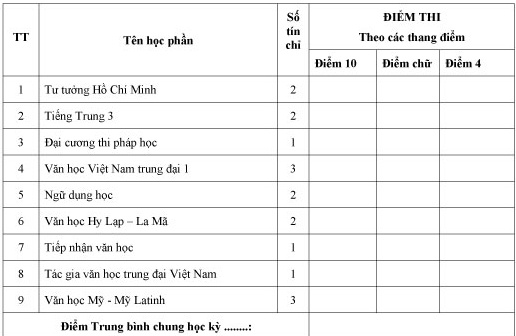
#> input picture src/library/craft/test.jpg, 516 x 336 px
$ python dewarp.py craft/test.jpg
#> lines starting #> are read from the running program, lines starting #| are printed output that depends on the picture; after the words box and inside, x2 and y2 are one past the last pixel; in counts of white or black regions, pixels touching at a corner belong together
import os
import sys
import datetime
import cv2
from PIL import Image
import numpy as np
import scipy.optimize

PAGE_MARGIN_X = 50  # reduced px to ignore near L/R edge
PAGE_MARGIN_Y = 20  # reduced px to ignore near T/B edge

OUTPUT_ZOOM = 1.0  # how much to zoom output relative to *original* image
OUTPUT_DPI = 300  # just affects stated DPI of PNG, not appearance
REMAP_DECIMATE = 16  # downscaling factor for remapping image

ADAPTIVE_WINSZ = 55  # window size for adaptive threshold in reduced px

TEXT_MIN_WIDTH = 15  # min reduced px width of detected text contour
TEXT_MIN_HEIGHT = 2  # min reduced px height of detected text contour
TEXT_MIN_ASPECT = 1.5  # filter out text contours below this w/h ratio
TEXT_MAX_THICKNESS = 10  # max reduced px thickness of detected text contour

EDGE_MAX_OVERLAP = 1.0  # max reduced px horiz. overlap of contours in span
EDGE_MAX_LENGTH = 100.0  # max reduced px length of edge connecting contours
EDGE_ANGLE_COST = 10.0  # cost of angles in edges (tradeoff vs. length)
EDGE_MAX_ANGLE = 7.5  # maximum change in angle allowed between contours

RVEC_IDX = slice(0, 3)  # index of rvec in params vector
TVEC_IDX = slice(3, 6)  # index of tvec in params vector
CUBIC_IDX = slice(6, 8)  # index of cubic slopes in params vector

SPAN_MIN_WIDTH = 30  # minimum reduced px width for span
SPAN_PX_PER_STEP = 20  # reduced px spacing for sampling along spans
FOCAL_LENGTH = 1.2  # normalized focal length of camera

# default intrinsic parameter matrix
K = np.array([[FOCAL_LENGTH, 0, 0], [0, FOCAL_LENGTH, 0], [0, 0, 1]], dtype=np.float32)


def round_nearest_multiple(i, factor):
    i = int(i)
    rem = i % factor
    if not rem:
        return i
    else:
        return i + factor - rem


def pix2norm(shape, pts):
    height, width = shape[:2]
    scl = 2.0 / (max(height, width))
    offset = np.array([width, height], dtype=pts.dtype).reshape((-1, 1, 2)) * 0.5
    return (pts - offset) * scl


def norm2pix(shape, pts, as_integer):
    height, width = shape[:2]
    scl = max(height, width) * 0.5
    offset = np.array([0.5 * width, 0.5 * height], dtype=pts.dtype).reshape((-1, 1, 2))
    rval = pts * scl + offset
    if as_integer:
        return (rval + 0.5).astype(int)
    else:
        return rval


def fltp(point):
    return tuple(point.astype(int).flatten())


def get_default_params(corners, ycoords, xcoords):
    # page width and height
    page_width = np.linalg.norm(corners[1] - corners[0])
    page_height = np.linalg.norm(corners[-1] - corners[0])
    rough_dims = (page_width, page_height)

    # our initial guess for the cubic has no slope
    cubic_slopes = [0.0, 0.0]

    # object points of flat page in 3D coordinates
    corners_object3d = np.array(
        [
            [0, 0, 0],
            [page_width, 0, 0],
            [page_width, page_height, 0],
            [0, page_height, 0],
        ]
    )

    # estimate rotation and translation from four 2D-to-3D point
    # correspondences
    _, rvec, tvec = cv2.solvePnP(corners_object3d, corners, K, np.zeros(5))

    span_counts = [len(xc) for xc in xcoords]

    params = np.hstack(
        (
            np.array(rvec).flatten(),
            np.array(tvec).flatten(),
            np.array(cubic_slopes).flatten(),
            ycoords.flatten(),
        )
        + tuple(xcoords)
    )

    return rough_dims, span_counts, params


def project_xy(xy_coords, pvec):
    # get cubic polynomial coefficients given
    #
    #  f(0) = 0, f'(0) = alpha
    #  f(1) = 0, f'(1) = beta

    alpha, beta = tuple(pvec[CUBIC_IDX])

    poly = np.array([alpha + beta, -2 * alpha - beta, alpha, 0])

    xy_coords = xy_coords.reshape((-1, 2))
    z_coords = np.polyval(poly, xy_coords[:, 0])

    objpoints = np.hstack((xy_coords, z_coords.reshape((-1, 1))))

    image_points, _ = cv2.projectPoints(
        objpoints, pvec[RVEC_IDX], pvec[TVEC_IDX], K, np.zeros(5)
    )

    return image_points


def project_keypoints(pvec, keypoint_index):
    xy_coords = pvec[keypoint_index]
    xy_coords[0, :] = 0

    return project_xy(xy_coords, pvec)


def resize_to_screen(src, maxw=1280, maxh=700, copy=False):
    height, width = src.shape[:2]

    scl_x = float(width) / maxw
    scl_y = float(height) / maxh

    scl = int(np.ceil(max(scl_x, scl_y)))

    if scl > 1.0:
        inv_scl = 1.0 / scl
        img = cv2.resize(src, (0, 0), None, inv_scl, inv_scl, cv2.INTER_AREA)
    elif copy:
        img = src.copy()
    else:
        img = src

    return img


def box(width, height):
    return np.ones((height, width), dtype=np.uint8)


def get_page_extents(small):
    height, width = small.shape[:2]

    xmin = PAGE_MARGIN_X
    ymin = PAGE_MARGIN_Y
    xmax = width - PAGE_MARGIN_X
    ymax = height - PAGE_MARGIN_Y

    page = np.zeros((height, width), dtype=np.uint8)
    cv2.rectangle(page, (xmin, ymin), (xmax, ymax), (255, 255, 255), -1)

    outline = np.array([[xmin, ymin], [xmin, ymax], [xmax, ymax], [xmax, ymin]])

    return page, outline


def get_mask(small, pagemask, masktype):
    sgray = cv2.cvtColor(small, cv2.COLOR_RGB2GRAY)

    if masktype == "text":
        mask = cv2.adaptiveThreshold(
            sgray,
            255,
            cv2.ADAPTIVE_THRESH_MEAN_C,
            cv2.THRESH_BINARY_INV,
            ADAPTIVE_WINSZ,
            25,
        )

        mask = cv2.dilate(mask, box(9, 1))

        mask = cv2.erode(mask, box(1, 3))

    else:
        mask = cv2.adaptiveThreshold(
            sgray,
            255,
            cv2.ADAPTIVE_THRESH_MEAN_C,
            cv2.THRESH_BINARY_INV,
            ADAPTIVE_WINSZ,
            7,
        )

        mask = cv2.erode(mask, box(3, 1), iterations=3)

        mask = cv2.dilate(mask, box(8, 2))

    return np.minimum(mask, pagemask)


def interval_measure_overlap(int_a, int_b):
    return min(int_a[1], int_b[1]) - max(int_a[0], int_b[0])


def angle_dist(angle_b, angle_a):
    diff = angle_b - angle_a

    while diff > np.pi:
        diff -= 2 * np.pi

    while diff < -np.pi:
        diff += 2 * np.pi

    return np.abs(diff)


def blob_mean_and_tangent(contour):
    moments = cv2.moments(contour)

    area = moments["m00"]

    mean_x = moments["m10"] / area
    mean_y = moments["m01"] / area

    moments_matrix = (
        np.array(
            [[moments["mu20"], moments["mu11"]], [moments["mu11"], moments["mu02"]]]
        )
        / area
    )

    _, svd_u, _ = cv2.SVDecomp(moments_matrix)

    center = np.array([mean_x, mean_y])
    tangent = svd_u[:, 0].flatten().copy()

    return center, tangent


class ContourInfo(object):
    def __init__(self, contour, rect, mask):
        self.contour = contour
        self.rect = rect
        self.mask = mask

        self.center, self.tangent = blob_mean_and_tangent(contour)

        self.angle = np.arctan2(self.tangent[1], self.tangent[0])

        clx = [self.proj_x(point) for point in contour]

        lxmin = min(clx)
        lxmax = max(clx)

        self.local_xrng = (lxmin, lxmax)

        self.point0 = self.center + self.tangent * lxmin
        self.point1 = self.center + self.tangent * lxmax

        self.pred = None
        self.succ = None

    def proj_x(self, point):
        return np.dot(self.tangent, point.flatten() - self.center)

    def local_overlap(self, other):
        xmin = self.proj_x(other.point0)
        xmax = self.proj_x(other.point1)
        return interval_measure_overlap(self.local_xrng, (xmin, xmax))


def generate_candidate_edge(cinfo_a, cinfo_b):
    # we want a left of b (so a's successor will be b and b's
    # predecessor will be a) make sure right endpoint of b is to the
    # right of left endpoint of a.
    if cinfo_a.point0[0] > cinfo_b.point1[0]:
        tmp = cinfo_a
        cinfo_a = cinfo_b
        cinfo_b = tmp

    x_overlap_a = cinfo_a.local_overlap(cinfo_b)
    x_overlap_b = cinfo_b.local_overlap(cinfo_a)

    overall_tangent = cinfo_b.center - cinfo_a.center
    overall_angle = np.arctan2(overall_tangent[1], overall_tangent[0])

    delta_angle = (
        max(
            angle_dist(cinfo_a.angle, overall_angle),
            angle_dist(cinfo_b.angle, overall_angle),
        )
        * 180
        / np.pi
    )

    # we want the largest overlap in x to be small
    x_overlap = max(x_overlap_a, x_overlap_b)

    dist = np.linalg.norm(cinfo_b.point0 - cinfo_a.point1)

    if (
        dist > EDGE_MAX_LENGTH
        or x_overlap > EDGE_MAX_OVERLAP
        or delta_angle > EDGE_MAX_ANGLE
    ):
        return None
    else:
        score = dist + delta_angle * EDGE_ANGLE_COST
        return (score, cinfo_a, cinfo_b)


def make_tight_mask(contour, xmin, ymin, width, height):
    tight_mask = np.zeros((height, width), dtype=np.uint8)
    tight_contour = contour - np.array((xmin, ymin)).reshape((-1, 1, 2))

    cv2.drawContours(tight_mask, [tight_contour], 0, (1, 1, 1), -1)

    return tight_mask


def get_contours(small, pagemask, masktype):
    mask = get_mask(small, pagemask, masktype)

    contours, _ = cv2.findContours(mask, cv2.RETR_EXTERNAL, cv2.CHAIN_APPROX_NONE)

    contours_out = []

    for contour in contours:
        rect = cv2.boundingRect(contour)
        xmin, ymin, width, height = rect

        if (
            width < TEXT_MIN_WIDTH
            or height < TEXT_MIN_HEIGHT
            or width < TEXT_MIN_ASPECT * height
        ):
            continue

        tight_mask = make_tight_mask(contour, xmin, ymin, width, height)

        if tight_mask.sum(axis=0).max() > TEXT_MAX_THICKNESS:
            continue

        contours_out.append(ContourInfo(contour, rect, tight_mask))

    return contours_out


def assemble_spans(cinfo_list):
    # sort list
    cinfo_list = sorted(cinfo_list, key=lambda cinfo: cinfo.rect[1])

    # generate all candidate edges
    candidate_edges = []

    for i, cinfo_i in enumerate(cinfo_list):
        for j in range(i):
            # note e is of the form (score, left_cinfo, right_cinfo)
            edge = generate_candidate_edge(cinfo_i, cinfo_list[j])
            if edge is not None:
                candidate_edges.append(edge)

    # sort candidate edges by score (lower is better)
    candidate_edges.sort(key=lambda x: x[0])

    # for each candidate edge
    for _, cinfo_a, cinfo_b in candidate_edges:
        # if left and right are unassigned, join them
        if cinfo_a.succ is None and cinfo_b.pred is None:
            cinfo_a.succ = cinfo_b
            cinfo_b.pred = cinfo_a

    # generate list of spans as output
    spans = []

    # until we have removed everything from the list
    while cinfo_list:
        # get the first on the list
        cinfo = cinfo_list[0]

        # keep following predecessors until none exists
        while cinfo.pred:
            cinfo = cinfo.pred

        # start a new span
        cur_span = []

        width = 0.0

        # follow successors til end of span
        while cinfo:
            # remove from list (sadly making this loop *also* O(n^2)
            cinfo_list.remove(cinfo)
            # add to span
            cur_span.append(cinfo)
            width += cinfo.local_xrng[1] - cinfo.local_xrng[0]
            # set successor
            cinfo = cinfo.succ

        # add if long enough
        if width > SPAN_MIN_WIDTH:
            spans.append(cur_span)

    return spans


def sample_spans(shape, spans):
    span_points = []

    for span in spans:
        contour_points = []

        for cinfo in span:
            yvals = np.arange(cinfo.mask.shape[0]).reshape((-1, 1))
            totals = (yvals * cinfo.mask).sum(axis=0)
            means = totals / cinfo.mask.sum(axis=0)

            xmin, ymin = cinfo.rect[:2]

            step = SPAN_PX_PER_STEP
            start = ((len(means) - 1) % step) // 2

            contour_points += [
                (x + xmin, means[x] + ymin) for x in range(start, len(means), step)
            ]

        contour_points = np.array(contour_points, dtype=np.float32).reshape((-1, 1, 2))

        contour_points = pix2norm(shape, contour_points)

        span_points.append(contour_points)

    return span_points


def keypoints_from_samples(pagemask, page_outline, span_points):
    all_evecs = np.array([[0.0, 0.0]])
    all_weights = 0

    for points in span_points:
        _, evec = cv2.PCACompute(points.reshape((-1, 2)), None, maxComponents=1)

        weight = np.linalg.norm(points[-1] - points[0])

        all_evecs += evec * weight
        all_weights += weight

    evec = all_evecs / all_weights

    x_dir = evec.flatten()

    if x_dir[0] < 0:
        x_dir = -x_dir

    y_dir = np.array([-x_dir[1], x_dir[0]])

    pagecoords = cv2.convexHull(page_outline)
    pagecoords = pix2norm(pagemask.shape, pagecoords.reshape((-1, 1, 2)))
    pagecoords = pagecoords.reshape((-1, 2))

    px_coords = np.dot(pagecoords, x_dir)
    py_coords = np.dot(pagecoords, y_dir)

    px0 = px_coords.min()
    px1 = px_coords.max()

    py0 = py_coords.min()
    py1 = py_coords.max()

    p00 = px0 * x_dir + py0 * y_dir
    p10 = px1 * x_dir + py0 * y_dir
    p11 = px1 * x_dir + py1 * y_dir
    p01 = px0 * x_dir + py1 * y_dir

    corners = np.vstack((p00, p10, p11, p01)).reshape((-1, 1, 2))

    ycoords = []
    xcoords = []

    for points in span_points:
        pts = points.reshape((-1, 2))
        px_coords = np.dot(pts, x_dir)
        py_coords = np.dot(pts, y_dir)
        ycoords.append(py_coords.mean() - py0)
        xcoords.append(px_coords - px0)

    return corners, np.array(ycoords), xcoords


def imgsize(img):
    height, width = img.shape[:2]
    return "{}x{}".format(width, height)


def make_keypoint_index(span_counts):
    nspans = len(span_counts)
    npts = sum(span_counts)
    keypoint_index = np.zeros((npts + 1, 2), dtype=int)
    start = 1

    for i, count in enumerate(span_counts):
        end = start + count
        keypoint_index[start : start + end, 1] = 8 + i
        start = end

    keypoint_index[1:, 0] = np.arange(npts) + 8 + nspans

    return keypoint_index


def optimize_params(dstpoints, span_counts, params):
    keypoint_index = make_keypoint_index(span_counts)

    def objective(pvec):
        ppts = project_keypoints(pvec, keypoint_index)
        return np.sum((dstpoints - ppts) ** 2)

    start = datetime.datetime.now()
    res = scipy.optimize.minimize(objective, params, method="Powell")
    end = datetime.datetime.now()

    params = res.x

    return params


def get_page_dims(corners, rough_dims, params):
    dst_br = corners[2].flatten()

    dims = np.array(rough_dims)

    def objective(dims):
        proj_br = project_xy(dims, params)
        return np.sum((dst_br - proj_br.flatten()) ** 2)

    res = scipy.optimize.minimize(objective, dims, method="Powell")
    dims = res.x

    return dims


def remap_image(name, img, page_dims, params):
    height = 0.5 * page_dims[1] * OUTPUT_ZOOM * img.shape[0]
    height = round_nearest_multiple(height, REMAP_DECIMATE)

    width = round_nearest_multiple(height * page_dims[0] / page_dims[1], REMAP_DECIMATE)

    height_small = height // REMAP_DECIMATE
    width_small = width // REMAP_DECIMATE

    page_x_range = np.linspace(0, page_dims[0], width_small)
    page_y_range = np.linspace(0, page_dims[1], height_small)

    page_x_coords, page_y_coords = np.meshgrid(page_x_range, page_y_range)

    page_xy_coords = np.hstack(
        (
            page_x_coords.flatten().reshape((-1, 1)),
            page_y_coords.flatten().reshape((-1, 1)),
        )
    )

    page_xy_coords = page_xy_coords.astype(np.float32)

    image_points = project_xy(page_xy_coords, params)
    image_points = norm2pix(img.shape, image_points, False)

    image_x_coords = image_points[:, 0, 0].reshape(page_x_coords.shape)
    image_y_coords = image_points[:, 0, 1].reshape(page_y_coords.shape)

    image_x_coords = cv2.resize(
        image_x_coords, (width, height), interpolation=cv2.INTER_CUBIC
    )

    image_y_coords = cv2.resize(
        image_y_coords, (width, height), interpolation=cv2.INTER_CUBIC
    )

    img_gray = cv2.cvtColor(img, cv2.COLOR_RGB2GRAY)

    # here
    remapped = cv2.remap(
        img_gray,
        image_x_coords,
        image_y_coords,
        cv2.INTER_CUBIC,
        None,
        cv2.BORDER_REPLICATE,
    )

    thresh = cv2.adaptiveThreshold(
        remapped, 255, cv2.ADAPTIVE_THRESH_MEAN_C, cv2.THRESH_BINARY, ADAPTIVE_WINSZ, 25
    )
    # thresh = cv2.adaptiveThreshold(
    #    img_gray, 255, cv2.ADAPTIVE_THRESH_MEAN_C, cv2.THRESH_BINARY, 55, 0
    # )

    pil_image = Image.fromarray(thresh)
    pil_image = pil_image.convert("1")

    threshfile = "file/input/" + name + "_thresh.png"
    pil_image.save(threshfile, dpi=(OUTPUT_DPI, OUTPUT_DPI))

    return threshfile


def main():
    outfiles = []

    for imgfile in sys.argv[1:]:
        img = cv2.imread(imgfile)
#> img is the input picture: shape (336, 516, 3); min 0, max 255, mean 242.6
        small = resize_to_screen(img)
        basename = os.path.basename(imgfile)
        name, _ = os.path.splitext(basename)

        pagemask, page_outline = get_page_extents(small)
#> in get_page_extents, `cv2.rectangle(page, (xmin, ymin), (xmax, ymax), (255, 255, 255), -1)`:
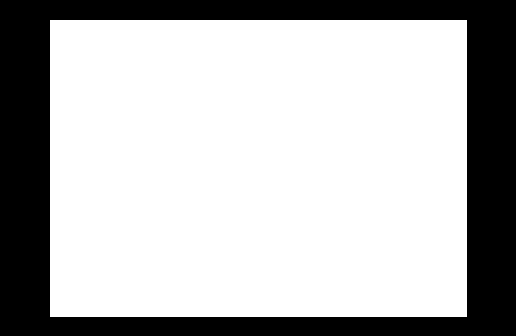
#> page: shape (336, 516); 71.4% white; 1 black region, box (x1, y1, x2, y2) and area: (0, 0, 516, 336) 49527
#> page_outline = [[50, 20], [50, 316], [466, 316], [466, 20]]

        cinfo_list = get_contours(small, pagemask, "text")
#> in get_mask, `mask = cv2.adaptiveThreshold( sgray, 255, cv2.ADAPTIVE_THRESH_MEAN_C, ..`: mask: shape (336, 516); 10% white in thin lines or dots
#> in get_mask, `mask = cv2.dilate(mask, box(9, 1))`: mask: shape (336, 516); 23.9% white; 28 white regions (1 under 20 px), largest, box (x1, y1, x2, y2) and area: (0, 3, 516, 336) 35833, (57, 319, 255, 333) 1576, (355, 30, 469, 44) 916
#> in get_mask, `mask = cv2.erode(mask, box(1, 3))`:
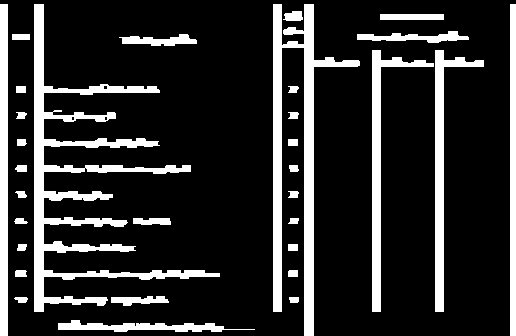
#> mask: shape (336, 516); 17.6% white; 32 white regions, largest, box (x1, y1, x2, y2) and area: (34, 4, 220, 312) 8992, (273, 4, 360, 336) 6663, (372, 50, 434, 312) 2709
#> in get_mask, `return np.minimum(mask, pagemask)`:
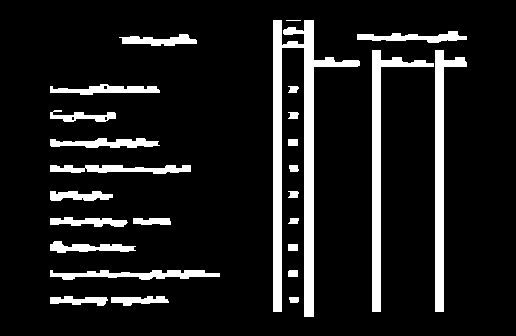
#> returned value: shape (336, 516); 11.2% white; 26 white regions (1 under 20 px)
#> in get_contours, `contours, _ = cv2.findContours(mask, cv2.RETR_EXTERNAL, cv2.CHAIN_APPR..`: contours = 26 contours, 1 with area under 20; largest, box (x1, y1, x2, y2) and area: (273, 20, 360, 317) 5476, (372, 50, 434, 312) 2384, (435, 50, 467, 312) 2252, (50, 270, 220, 280) 810, (50, 165, 191, 174) 680
#> the loop in get_contours, `for contour in contours:` made 26 passes
#> (xmin, ymin, width, height) on passes 1, 4, 6, 7, 8, 11, 13, 15, 17, 19, 21, 22: (289, 297, 10, 6), (288, 270, 10, 7), (288, 244, 10, 7), (50, 241, 86, 12), (288, 218, 11, 6), (288, 191, 11, 7), (289, 165, 10, 7), (288, 139, 10, 7), (288, 112, 11, 7), (288, 86, 11, 7), (435, 50, 32, 262), (372, 50, 62, 262)
#> (xmin, ymin, width, height) on passes 2, 3, 5, 9, 10, 12: (111, 296, 58, 10), (50, 296, 58, 10), (50, 270, 170, 10), (133, 218, 38, 7), (50, 217, 78, 10), (50, 191, 63, 10)
#> after the loop in get_contours, `for contour in contours:`: contours_out = 12 items
#> cinfo_list = 12 items
        spans = assemble_spans(cinfo_list)
#> the loop in assemble_spans, `for i, cinfo_i in enumerate(cinfo_list):` made 12 passes
#> the loop in assemble_spans, `for _, cinfo_a, cinfo_b in candidate_edges:` made 2 passes
#> the loop in assemble_spans, `while cinfo_list:` made 10 passes

        if len(spans) < 3:
            cinfo_list = get_contours(small, pagemask, "line")
            spans2 = assemble_spans(cinfo_list)
            if len(spans2) > len(spans):
                spans = spans2

        if len(spans) < 1:
            continue

        span_points = sample_spans(small.shape, spans)
#> the loop in sample_spans, `for span in spans:` made 10 passes

        corners, ycoords, xcoords = keypoints_from_samples(
            pagemask, page_outline, span_points
        )
#> the loop in keypoints_from_samples, `for points in span_points:` made 10 passes

        rough_dims, span_counts, params = get_default_params(corners, ycoords, xcoords)

        dstpoints = np.vstack((corners[0].reshape((1, 1, 2)),) + tuple(span_points))

        params = optimize_params(dstpoints, span_counts, params)
#> the loop in make_keypoint_index, `for i, count in enumerate(span_counts):` made 10 passes
#> count on passes 1 to 10: 6, 4, 6, 4, 6, 8, 4, 6, 9, 6

        page_dims = get_page_dims(corners, rough_dims, params)

        outfile = remap_image(name, img, page_dims, params)
#> in remap_image, `image_x_coords = cv2.resize( image_x_coords, (width, height), interpol..`:
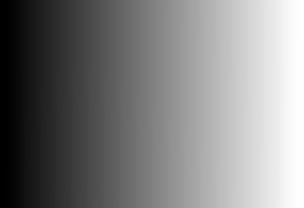
#> image_x_coords: shape (208, 304) float32; min 46.25, max 469.7, mean 258.8; drawn with min black and max white
#> in remap_image, `image_y_coords = cv2.resize( image_y_coords, (width, height), interpol..`:
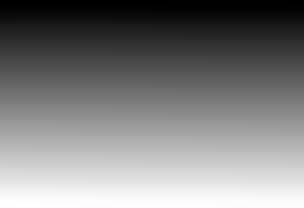
#> image_y_coords: shape (208, 304) float32; min 16.87, max 322.1, mean 168.8; drawn with min black and max white
#> in remap_image, `remapped = cv2.remap( img_gray, image_x_coords, image_y_coords, cv2.IN..`:
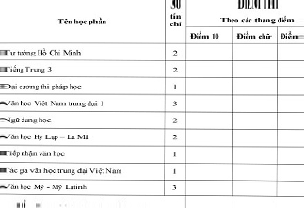
#> remapped: shape (208, 304); min 0, max 255, mean 242
#> in remap_image, `thresh = cv2.adaptiveThreshold( remapped, 255, cv2.ADAPTIVE_THRESH_MEA..`:
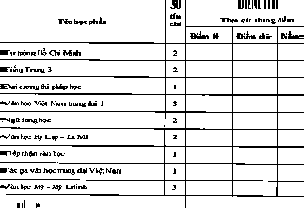
#> thresh: shape (208, 304); 88.5% white; black in thin lines or dots

        outfiles.append(outfile)


main()
